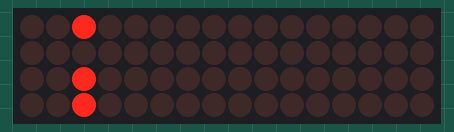
Simulated run of this sketch. Board: Arduino Uno, built with avr-gcc and run on an emulated ATmega328P. On the bench: 16×4 LED matrix. Wiring (inferred from the names in the program): LED cube drawn one layer per row (orientation assumed): layers A2, A3, A4, A5; columns pin 0, pin 1, pin 2, pin 3, pin 4, pin 5, pin 6, pin 7, pin 8, pin 9, pin 10, pin 11, pin 12, pin 13, A0, A1.

Above: at 0.31 s.
At 1.11 s:
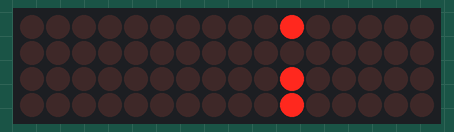
At 1.91 s:
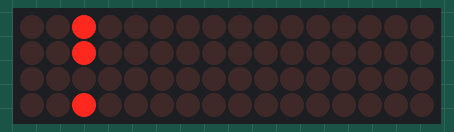
At 3.61 s:
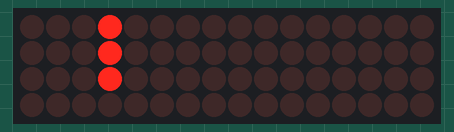
At 5.31 s:
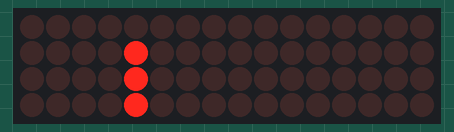
At 7.01 s:
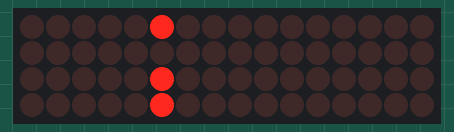

Measured:
- by itself, everything shown: repeats every 6.4 s, in 64 steps

The sketch:

KS0812_Cube.ino
```cpp
#include <avr/pgmspace.h>
#define CUBESIZE 4
#define PLANESIZE CUBESIZE*CUBESIZE
#define PLANETIME 3333
#define TIMECONST 20
#define CUBECOLS 16
#define CUBEROWS 4

static int col = -1;
static int row = 0;

int LEDPin[] = { 0, 1, 2, 3, 4, 5, 6, 7, 8, 9, 10, 11, 12, 13, A0, A1 };
int PlanePin[] = { A2, A3, A4, A5 };

void setup()
{
	int pin;

	for (pin = 0; pin < PLANESIZE; pin++)
		pinMode(LEDPin[pin], OUTPUT);

	for (pin = 0; pin < CUBESIZE; pin++)
		pinMode(PlanePin[pin], OUTPUT);
}

void setPoint(int x, int y, bool on)
{
	static int last_y = NULL;

	if (last_y != y) {
		digitalWrite(PlanePin[0], y == 0 ? LOW : HIGH);
		digitalWrite(PlanePin[1], y == 1 ? LOW : HIGH);
		digitalWrite(PlanePin[2], y == 2 ? LOW : HIGH);
		digitalWrite(PlanePin[3], y == 3 ? LOW : HIGH);
		last_y = y;
	}

	digitalWrite(LEDPin[x], on ? HIGH : LOW);
}

void loop()
{
	// set the current column
	col = (++col == CUBECOLS) ? 0 : col;

	// if at column 0 then move to the next row
	row = (col == 0 && ++row == CUBEROWS) ? 0 : row;

	// Turn on the point
	setPoint(col, row, true);
 	delay(100);
	// Turn off the point
	setPoint(col, row, false);
}
```
